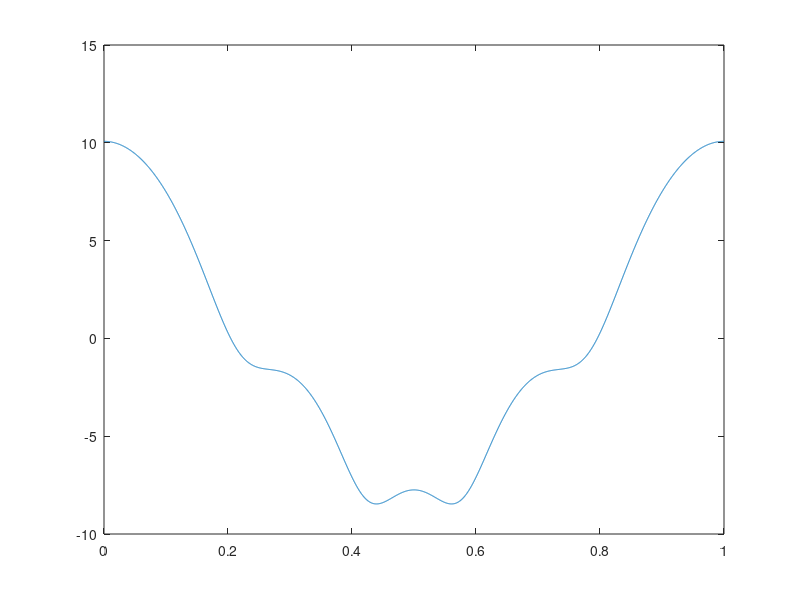
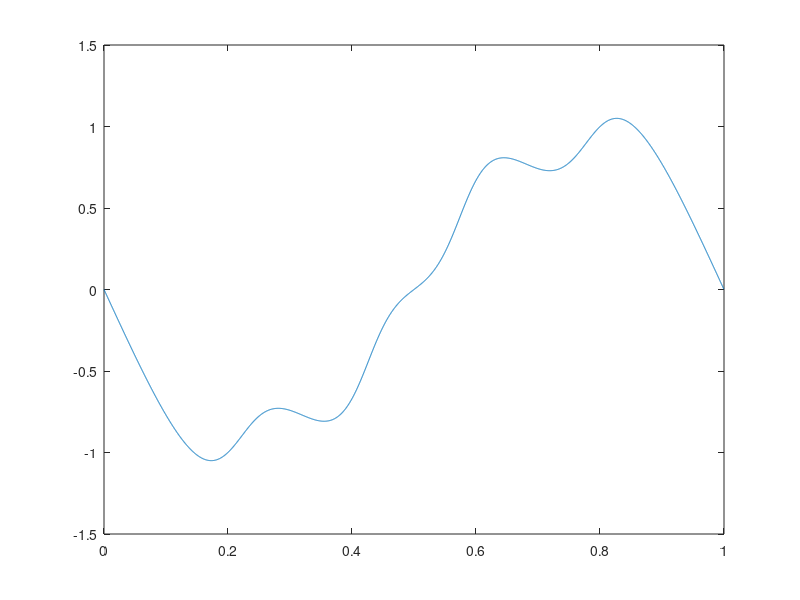

The MATLAB source for these figures, in order:
clear all
close all 

a=[0.99,0.6,0.4,0.2];
fc=1;
Ts=1/fc; 
winsize=4096;
binsize=fc/winsize;
k=1;
F=[0:binsize:fc-binsize];
W=F*2*pi;
H=1+(a(1)*exp(-i*W))+(a(2)*exp(-i*W*2))+(a(3)*exp(-i*W*3))+(a(4)*exp(-i*W*4));
size(F)
size(W)
M=abs(H);		#valore assoluto --> modulo per un numero complesso
MdB=20*log10(M);
plot(F, MdB);
Ph=arg(H)		#arg --> arcotangente della parte im sulla parte reale
figure(2);
plot(F,Ph);